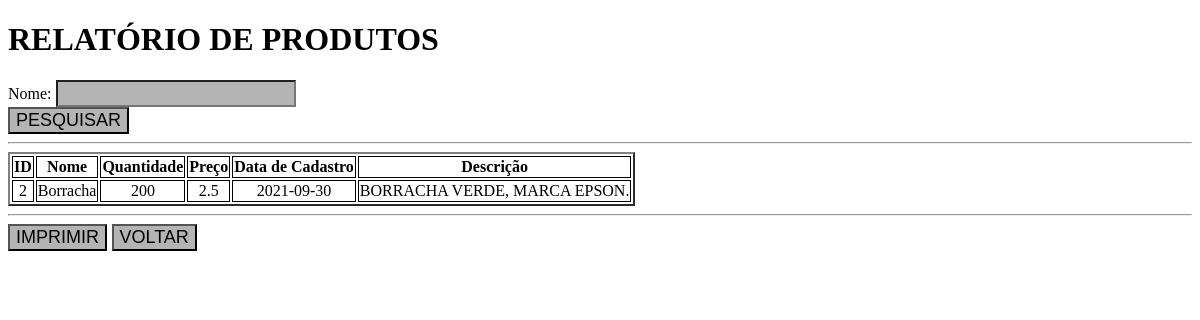
/relatorio.php?nome=Borracha, run on the app's committed database.
### tables this page shows
CREATE TABLE `produto` (
  `codigo` int(11) NOT NULL,
  `nome` varchar(100) NOT NULL,
  `quantidade` varchar(100) NOT NULL,
  `preco` float NOT NULL,
  `data` date NOT NULL,
  `descricao` text NOT NULL
);

### relatorio.php (the view, shortened to what this page needs)
<!DOCTYPE html>
<html lang="pt-br">
<head>
    <link rel="stylesheet" href="style.css">
</head>
<body>
    <h1>RELATÓRIO DE PRODUTOS</h1>
    <form action="index.php?link=relatorio.php" method="post">
    Nome: <input type="text" name="nome" id="input" maxlength="40"><br>
    <input type="submit" id="input" value="PESQUISAR">
    </form><hr>
</body>
</html>
<?php
    require "conectar.php";
    $nome = @$_REQUEST["nome"];
    $sql = "SELECT *FROM produto WHERE nome LIKE '%$nome%' ORDER BY nome ASC";
    $res = mysqli_query($con,$sql);
    if(mysqli_affected_rows($con)==0) {
        echo "CADASTRO NÃO ENCONTRADO!";
        }
        else {
            echo "<table border=2>
            <tr><th>ID</th><th>Nome</th><th>Quantidade</th><th>Preço</th><th>Data de Cadastro</th><th>Descrição</th></tr>";
        while($registro=mysqli_fetch_assoc($res)) {
            $ID = $registro["codigo"];
            $nome = $registro["nome"];
            $quantidade = $registro["quantidade"];
            $preco = $registro["preco"];
            $data = $registro["data"];
            $descricao = $registro["descricao"];
        echo "<tr><td>$ID</td><td>$nome</td><td>$quantidade</td><td>$preco</td><td>$data</td><td>$descricao</td></tr>";
        }
        echo "</table>";
        echo "<hr><input type='button' id='input' value='IMPRIMIR' onclick='javascript:window.print()'>";
        echo "<a href='index.php?link=pesquisa.php' style='text-decoration:none;'>
        <input type='button' id='input' value='VOLTAR'></a>";
        }
?>

### style.css (style rules this page uses)
a:link { text-decoration: none; font-size: 18px; color: black; font-weight: bolder; text-align: center; }
#input { font-size: 18px; background-color: rgba(128, 128, 128, 0.589); }

### relatorio.php (style rules this page uses)
th,td { border: 1px solid black; text-align:center; }

### data on the page
produto: codigo "2", nome "Borracha", quantidade "200", preco "2.5", data "2021-09-30", descricao "BORRACHA VERDE, MARCA EPSON."
